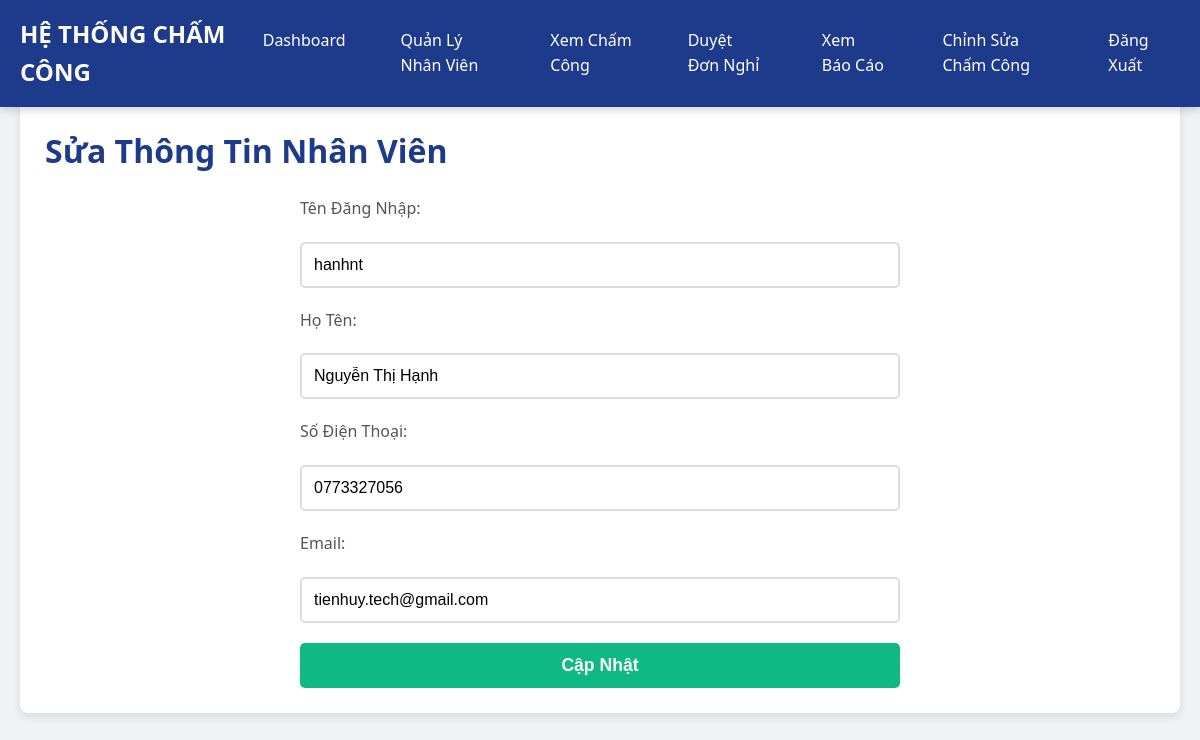
Page /edit_employee/3 (signed in) on the earlier database version.
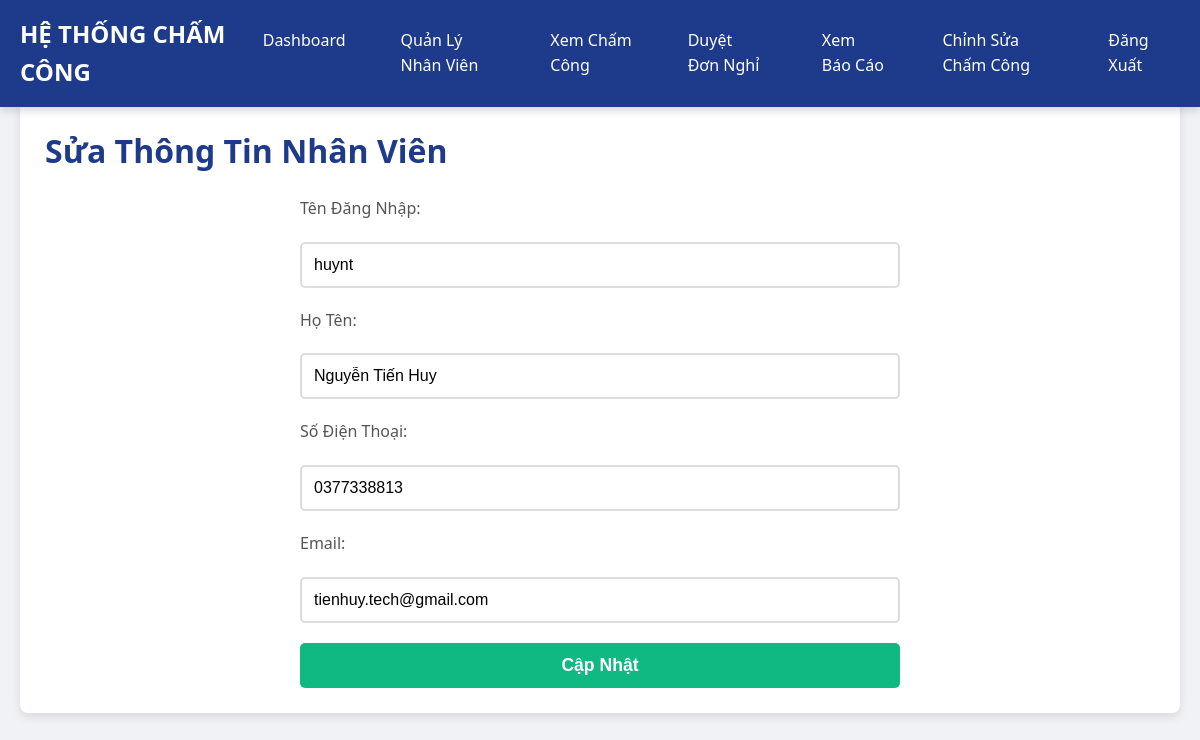
Same page on the later database version.
### tables this page shows
CREATE TABLE users (
        id INTEGER PRIMARY KEY AUTOINCREMENT,
        username TEXT UNIQUE NOT NULL,
        password TEXT NOT NULL,
        full_name TEXT DEFAULT '',
        phone TEXT DEFAULT '',
        email TEXT DEFAULT '',
        role TEXT DEFAULT 'employee'
    );

### app.py (the view, shortened to what this page needs)
@app.route('/edit_employee/<int:user_id>', methods=['GET', 'POST'])
@login_required
def edit_employee(user_id):
    if current_user.id != 1:
        return "Access denied"
    conn = sqlite3.connect('database.db')
    c = conn.cursor()
    c.execute("SELECT username, full_name, phone, email FROM users WHERE id = ?", (user_id,))
    user = c.fetchone()
    conn.close()
    return render_template('edit_employee.html', user=user, user_id=user_id)

### app.py (called while the page is built)
@login_manager.user_loader
def load_user(user_id):
    conn = sqlite3.connect('database.db')
    c = conn.cursor()
    c.execute("SELECT * FROM users WHERE id = ?", (user_id,))
    user = c.fetchone()
    conn.close()
    if user:
        return User(user[0])
    return None

### templates/edit_employee.html (shortened to what this page needs)
<!DOCTYPE html>
<html lang="vi">
<head>
    <link rel="stylesheet" href="{{ url_for('static', filename='css/style.css') }}">
</head>
<body>
    <header>
        <div class="nav-container">
            <div class="nav-brand">
                <a href="{{ url_for('admin_dashboard') }}">HỆ THỐNG CHẤM CÔNG</a>
            </div>
            <div class="nav-links">
                <a href="{{ url_for('admin_dashboard') }}">Dashboard</a>
                <a href="{{ url_for('admin_employees') }}">Quản Lý Nhân Viên</a>
                <a href="{{ url_for('admin_attendance') }}">Xem Chấm Công</a>
                <a href="{{ url_for('admin_leave_requests') }}">Duyệt Đơn Nghỉ</a>
                <a href="{{ url_for('admin_reports') }}">Xem Báo Cáo</a>
                <a href="{{ url_for('admin_edit_attendance') }}">Chỉnh Sửa Chấm Công</a>
                <a href="{{ url_for('logout') }}">Đăng Xuất</a>
            </div>
        </div>
    </header>
    <main>
        <div class="section">
            <h1>Sửa Thông Tin Nhân Viên</h1>
            <form method="POST" class="form">
                <label>Tên Đăng Nhập:</label>
                <input type="text" name="username" value="{{ user[0] }}" required>
                <label>Họ Tên:</label>
                <input type="text" name="full_name" value="{{ user[1] }}" required>
                <label>Số Điện Thoại:</label>
                <input type="text" name="phone" value="{{ user[2] }}">
                <label>Email:</label>
                <input type="email" name="email" value="{{ user[3] }}">
                <button type="submit">Cập Nhật</button>
            </form>
        </div>
    </main>
</body>
</html>

Differences in the rows shown:
changed users "tienhuy.tech@gmail.com": username "hanhnt" → "huynt"; full_name "Nguyễn Thị Hạnh" → "Nguyễn Tiến Huy"; phone "0773327056" → "0377338813"
